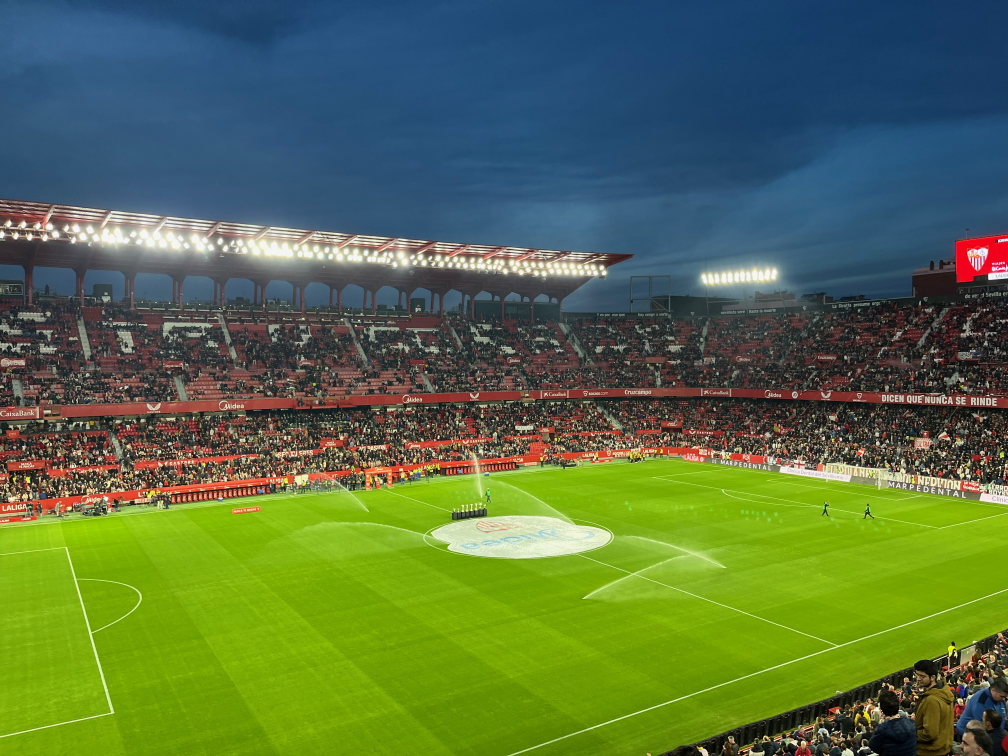
#> input picture test_images/IMG_2636.jpeg, 4032 x 3024 px (shown at 1/4 size)
$ python homography.py
#> lines starting #> are read from the running program, lines starting #| are printed output that depends on the picture; after the words box and inside, x2 and y2 are one past the last pixel; in counts of white or black regions, pixels touching at a corner belong together
## Be able to upload two images and get the homography matrix and stitch them together

import argparse
import cv2
import numpy as np
import os

def get_keypoints(image, nfeatures=4000):
    if image is None:
        raise ValueError("Input image is empty (failed to load). Check the path.")
    greyscale_image = cv2.cvtColor(image, cv2.COLOR_BGR2GRAY)
    orb = cv2.ORB_create(nfeatures=nfeatures)
    kp = orb.detect(greyscale_image, None)
    print(f"Keypoints found: {len(kp)}")
    kp, des = orb.compute(greyscale_image, kp)
    kp = np.array([kp.pt for kp in kp])
    return kp, des


def match_keypoints(des1, des2, ratio=0.75):
    if des1 is None or des2 is None:
        raise ValueError("Descriptor extraction failed; no features found in one or both images.")
    bf = cv2.BFMatcher(cv2.NORM_HAMMING, crossCheck=False)
    matches_knn = bf.knnMatch(des1, des2, k=2)
    good = []
    for m_n in matches_knn:
        if len(m_n) < 2:
            continue
        m, n = m_n
        if m.distance < ratio * n.distance:
            good.append([m.queryIdx, n.trainIdx])
    good = np.array(good, dtype=np.int32)
    return good

## Simplified: using OpenCV's findHomography with RANSAC


def bounds(img1_shape, img2_shape, H):
    h1, w1 = img1_shape[:2]
    h2, w2 = img2_shape[:2]
    corners = np.array([[0,0], [w1-1,0], [w1-1, h1-1], [0, h1-1]], dtype=np.float64)
    corners = np.hstack([corners, np.ones((4,1))])
    warped = (H @ corners.T).T # Map corners to points in new plane
    warped_xy = warped[:, :2]/warped[:, 2:3] ## Normalize by last dimension such that everything is on the same plane again
    all_x = np.hstack([warped_xy[:,0], [0, w2-1]])
    all_y = np.hstack([warped_xy[:,1], [0, h2-1]])

    min_x = int(np.floor(all_x.min()))
    min_y = int(np.floor(all_y.min()))
    max_x = int(np.ceil(all_x.max()))
    max_y = int(np.ceil(all_y.max()))

    W = max_x - min_x + 1
    Hh = max_y - min_y + 1

    # translation to keep everything positive on canvas
    T = np.array([[1,0,-min_x],[0,1,-min_y],[0,0,1]], dtype=np.float64)
    return (W, Hh), T, (min_x, min_y)


def warp_to_canvas(img_src, H, canvas_size, T):
    H_canvas = T @ H                  # include translation
    warped = cv2.warpPerspective(img_src, H_canvas, canvas_size)
    mask = cv2.warpPerspective(np.ones(img_src.shape[:2], np.uint8)*255, H_canvas, canvas_size)
    return warped, mask
def paste_reference(img_ref, canvas_size, offset):
    W, Hh = canvas_size
    tx, ty = offset  # can be negative
    h_r, w_r = img_ref.shape[:2]

    # 1) intersection on the canvas
    x_start = max(0, tx)
    x_end   = min(W, tx + w_r)
    y_start = max(0, ty)
    y_end   = min(Hh, ty + h_r)

    out  = np.zeros((Hh, W, 3), dtype=np.uint8)
    mask = np.zeros((Hh, W), dtype=np.uint8)

    # 2) empty intersection? nothing to paste
    if x_end <= x_start or y_end <= y_start:
        return out, mask

    # 3) map back to ref-image coordinates
    ref_x0 = x_start - tx
    ref_x1 = x_end   - tx
    ref_y0 = y_start - ty
    ref_y1 = y_end   - ty

    # 4) paste
    out[y_start:y_end, x_start:x_end] = img_ref[ref_y0:ref_y1, ref_x0:ref_x1]
    mask[y_start:y_end, x_start:x_end] = 255
    return out, mask

def simple_blend(warped_img, warped_mask, ref_img_on_canvas, ref_mask):
    # where both valid → average, else take valid
    out = warped_img.copy()
    both = (warped_mask>0) & (ref_mask>0)
    only_ref = (warped_mask==0) & (ref_mask>0)
    out[only_ref] = ref_img_on_canvas[only_ref]
    out[both] = ((out[both].astype(np.float32) + ref_img_on_canvas[both].astype(np.float32)) * 0.5).astype(np.uint8)
    return out


## Removed combine() for simplicity


def stitch_images(img1_bgr, img2_bgr, nfeatures: int = 4000, ratio: float = 0.75, ransac_thresh: float = 3.0):
    """Stitch two BGR images and return the stitched BGR image."""
    kp1, des1 = get_keypoints(img1_bgr, nfeatures=nfeatures)
    kp2, des2 = get_keypoints(img2_bgr, nfeatures=nfeatures)
    matches = match_keypoints(des1, des2, ratio=ratio)
    if len(matches) < 4:
        raise ValueError("Not enough good matches to estimate a homography.")
    src = kp1[matches[:, 0]].astype(np.float32)
    dst = kp2[matches[:, 1]].astype(np.float32)

    H, mask = cv2.findHomography(src, dst, method=cv2.RANSAC, ransacReprojThreshold=ransac_thresh)
    if H is None:
        raise RuntimeError("Homography estimation failed.")

    canvas_size, T, offset = bounds(img1_bgr.shape, img2_bgr.shape, H)
    W, Hh = canvas_size

    warped1, mask1 = warp_to_canvas(img1_bgr, H, (W, Hh), T)
    ref2_on_canvas, mask2 = paste_reference(img2_bgr, (W, Hh), offset)
    stitched = simple_blend(warped1, mask1, ref2_on_canvas, mask2)
    return stitched


def main():
    ap = argparse.ArgumentParser()
    script_dir = os.path.dirname(__file__)
    default_img1 = os.path.join(script_dir, "test_images", "IMG_2636.jpeg")
    default_img2 = os.path.join(script_dir, "test_images", "IMG_2637.jpeg")
    ap.add_argument("image1", nargs="?", default=default_img1, help="Path to first image")
    ap.add_argument("image2", nargs="?", default=default_img2, help="Path to second image")
    ap.add_argument("-o", "--output", default="stitched_output.png", help="Output image path")
    ap.add_argument("--features", type=int, default=4000, help="Number of ORB features")
    ap.add_argument("--ratio", type=float, default=0.75, help="Lowe's ratio for KNN match filtering")
    ap.add_argument("--ransac", type=float, default=3.0, help="RANSAC reprojection threshold (pixels)")
    args = ap.parse_args()

    img1_bgr = cv2.imread(args.image1, cv2.IMREAD_COLOR)
#> img1_bgr is the input picture: shape (3024, 4032, 3); mean B, G, R 69.4, 111.1, 87.5
    img2_bgr = cv2.imread(args.image2, cv2.IMREAD_COLOR)
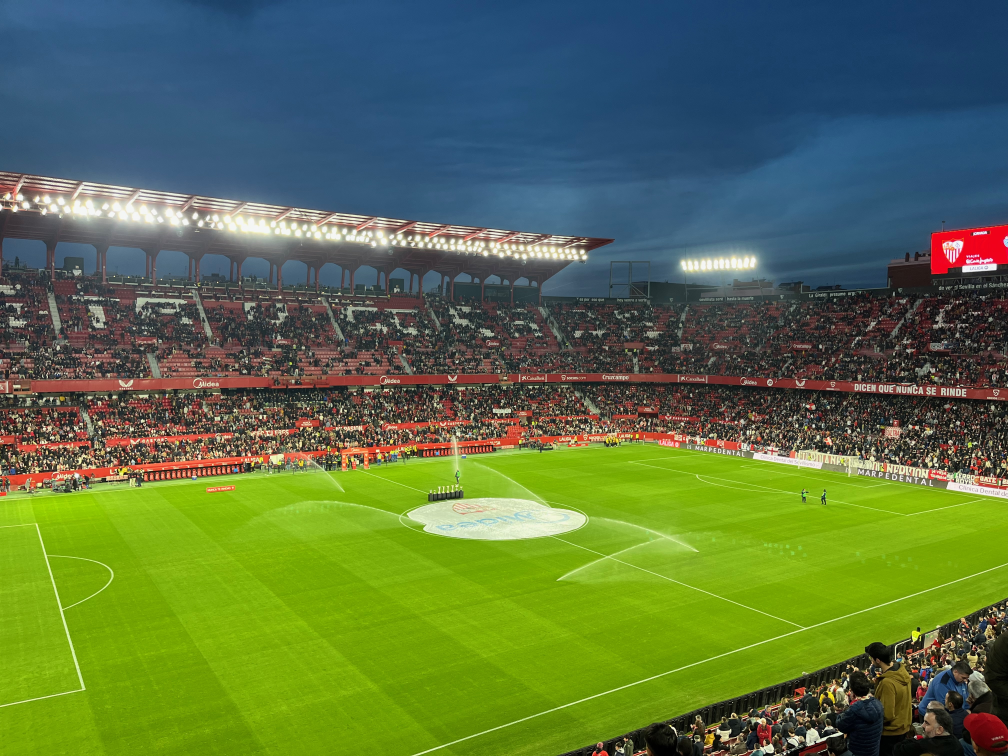
#> input picture test_images/IMG_2637.jpeg, 4032 x 3024 px (shown at 1/4 size)
#> img2_bgr is the input picture: shape (3024, 4032, 3); mean B, G, R 69.1, 113.2, 90.8
    if img1_bgr is None:
        raise FileNotFoundError(f"Failed to load image1: {args.image1}")
    if img2_bgr is None:
        raise FileNotFoundError(f"Failed to load image2: {args.image2}")

    stitched = stitch_images(img1_bgr, img2_bgr, nfeatures=args.features, ratio=args.ratio, ransac_thresh=args.ransac)
#> in get_keypoints, `kp = orb.detect(greyscale_image, None)`: kp = 4000 keypoints; strongest (x, y, size): (3797, 2722, 31), (339, 2054, 31), (3533, 2747, 31), (3819, 2733, 31)
#| Keypoints found: 4000
#> in get_keypoints, `kp = np.array([kp.pt for kp in kp])`: kp = 4000 pairs, first value 31 to 4000, second value 895.8 to 2989
#> in stitch_images, `kp1, des1 = get_keypoints(img1_bgr, nfeatures=nfeatures)`: kp1 has the same summary as kp in get_keypoints
#> call 2 of get_keypoints, with nfeatures = 4000
#> in get_keypoints (call 2), `greyscale_image = cv2.cvtColor(image, cv2.COLOR_BGR2GRAY)`:
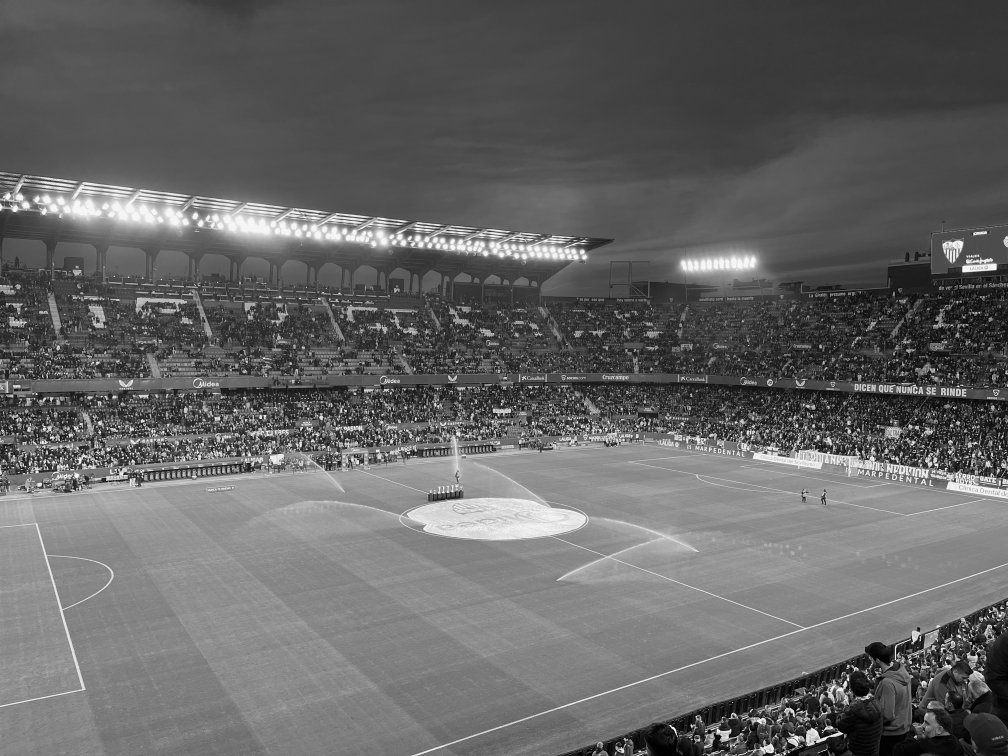
#> greyscale_image: shape (3024, 4032) (shown at 1/4 size); min 0, max 255, mean 101.5
#> in get_keypoints (call 2), `kp = orb.detect(greyscale_image, None)`: kp = 4000 keypoints; strongest (x, y, size): (219, 1961, 31), (3878, 2547, 31), (3875, 2543, 31), (1976, 1742, 31)
#| Keypoints found: 4000
#> in get_keypoints (call 2), `kp = np.array([kp.pt for kp in kp])`: kp = 4000 pairs, first value 32 to 3998, second value 820 to 2990
#> in stitch_images, `kp2, des2 = get_keypoints(img2_bgr, nfeatures=nfeatures)`: kp2 has the same summary as kp in get_keypoints
#> in match_keypoints, `matches_knn = bf.knnMatch(des1, des2, k=2)`: matches_knn = 4000 matches
#> after the loop in match_keypoints, `for m_n in matches_knn:`: good = 995 pairs, first value 0 to 3991, second value 1 to 3992
#> in stitch_images, `matches = match_keypoints(des1, des2, ratio=ratio)`: matches has the same summary as good in match_keypoints
#> in stitch_images, `src = kp1[matches[:, 0]].astype(np.float32)`: src = 995 pairs, first value 112.3 to 3998, second value 1028.4 to 2989
#> in stitch_images, `dst = kp2[matches[:, 1]].astype(np.float32)`: dst = 995 pairs, first value 47.52 to 3995, second value 1042.1 to 2978
#> in stitch_images, `H, mask = cv2.findHomography(src, dst, method=cv2.RANSAC, ransacReproj..`: H = [[1.05, -0.00255, -127.6], [0.033, 1.04, -152.5], [9.98e-06, 7.67e-06, 1]]; mask = 995 values, max 1 at index 4, min 0 at index 0, mean 0.305
#> in bounds, `warped = (H @ corners.T).T`: warped = [[-127.6, -152.5, 1], [4115.4, -19.62, 1.04], [4107.7, 3128.6, 1.06], [-135.3, 2995.7, 1.02]]
#> in bounds, `warped_xy = warped[:, :2]/warped[:, 2:3]`: warped_xy = [[-127.6, -152.5], [3956.3, -18.87], [3862.8, 2942.1], [-132.2, 2927.8]]
#> in bounds, `all_x = np.hstack([warped_xy[:,0], [0, w2-1]])`: all_x = [-127.6, 3956.3, 3862.8, -132.2, 0, 4031]
#> in bounds, `all_y = np.hstack([warped_xy[:,1], [0, h2-1]])`: all_y = [-152.5, -18.87, 2942.1, 2927.8, 0, 3023]
#> in bounds, `min_x = int(np.floor(all_x.min()))`: min_x = -133
#> in bounds, `min_y = int(np.floor(all_y.min()))`: min_y = -153
#> in bounds, `max_x = int(np.ceil(all_x.max()))`: max_x = 4031
#> in bounds, `max_y = int(np.ceil(all_y.max()))`: max_y = 3023
#> in bounds, `W = max_x - min_x + 1`: W = 4165
#> in bounds, `Hh = max_y - min_y + 1`: Hh = 3177
#> in bounds, `T = np.array([[1,0,-min_x],[0,1,-min_y],[0,0,1]], dtype=np.float64)`: T = [[1, 0, 133], [0, 1, 153], [0, 0, 1]]
#> in stitch_images, `canvas_size, T, offset = bounds(img1_bgr.shape, img2_bgr.shape, H)`: canvas_size = (4165, 3177); T = [[1, 0, 133], [0, 1, 153], [0, 0, 1]]; offset = (-133, -153)
#> in stitch_images, `W, Hh = canvas_size`: W = 4165; Hh = 3177
#> in warp_to_canvas, `H_canvas = T @ H`: H_canvas = [[1.05, -0.00153, 5.4], [0.0345, 1.04, 0.48], [9.98e-06, 7.67e-06, 1]]
#> in warp_to_canvas, `mask = cv2.warpPerspective(np.ones(img_src.shape[:2], np.uint8)*255, H..`:
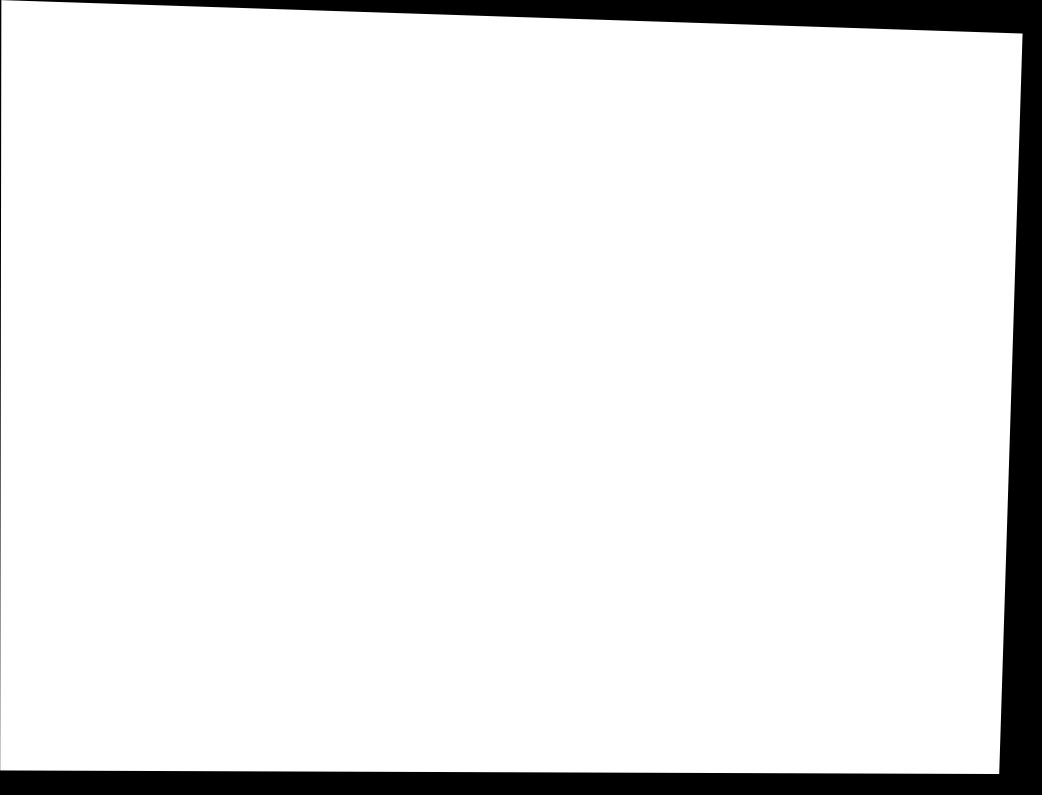
#> mask: shape (3177, 4165) (shown at 1/4 size); min 0, max 255, mean 235.3
#> in paste_reference, `tx, ty = offset`: tx = -133; ty = -153
#> in paste_reference, `x_start = max(0, tx)`: x_start = 0
#> in paste_reference, `x_end   = min(W, tx + w_r)`: x_end = 3899
#> in paste_reference, `y_start = max(0, ty)`: y_start = 0
#> in paste_reference, `y_end   = min(Hh, ty + h_r)`: y_end = 2871
#> in paste_reference, `ref_x0 = x_start - tx`: ref_x0 = 133
#> in paste_reference, `ref_x1 = x_end   - tx`: ref_x1 = 4032
#> in paste_reference, `ref_y0 = y_start - ty`: ref_y0 = 153
#> in paste_reference, `ref_y1 = y_end   - ty`: ref_y1 = 3024
#> in stitch_images, `ref2_on_canvas, mask2 = paste_reference(img2_bgr, (W, Hh), offset)`:
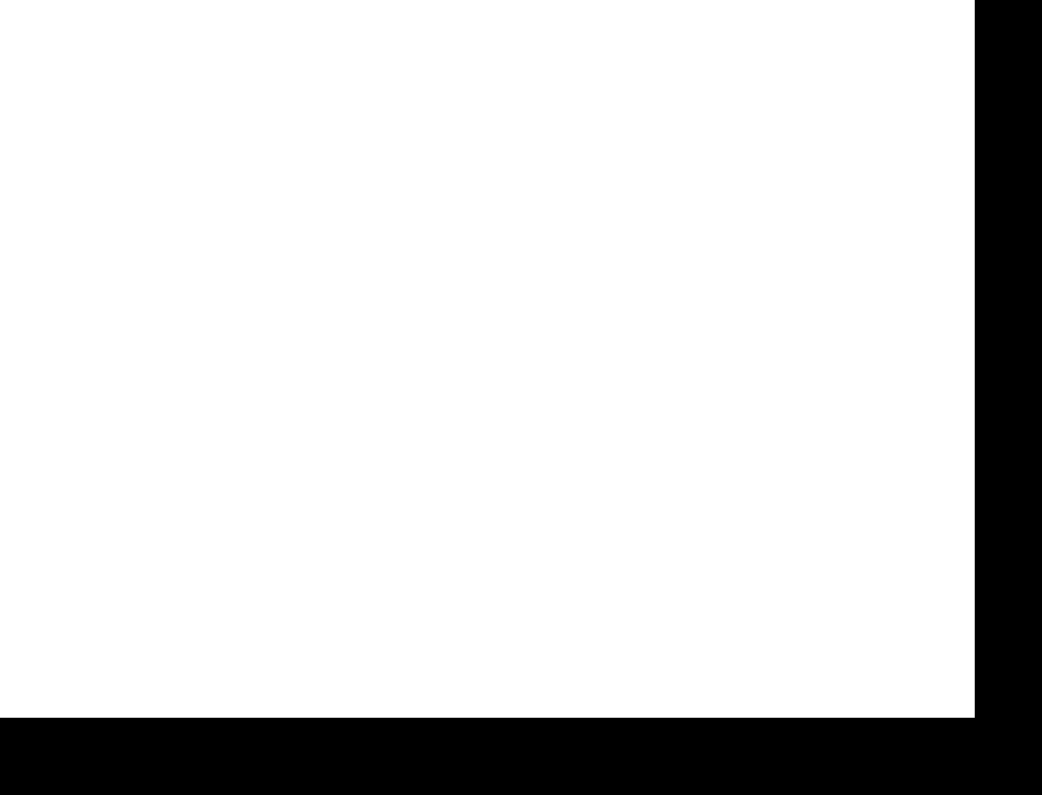
#> mask2: shape (3177, 4165) (shown at 1/4 size); 84.6% white; 1 black region, box (x1, y1, x2, y2) and area: (0, 0, 4165, 3177) 2038176
#> in simple_blend, `both = (warped_mask>0) & (ref_mask>0)`: both: shape (3177, 4165) bool; 82.7% white; 1 black region, box (x1, y1, x2, y2) and area: (0, 0, 4165, 3177) 2293942
#> in simple_blend, `only_ref = (warped_mask==0) & (ref_mask>0)`: only_ref: shape (3177, 4165) bool; 1.9% white; 2 white regions, box (x1, y1, x2, y2) and area: (23, 0, 3899, 127) 247901, (0, 0, 5, 2871) 7865
#> in simple_blend, `out[both] = ((out[both].astype(np.float32) + ref_img_on_canvas[both].a..`:
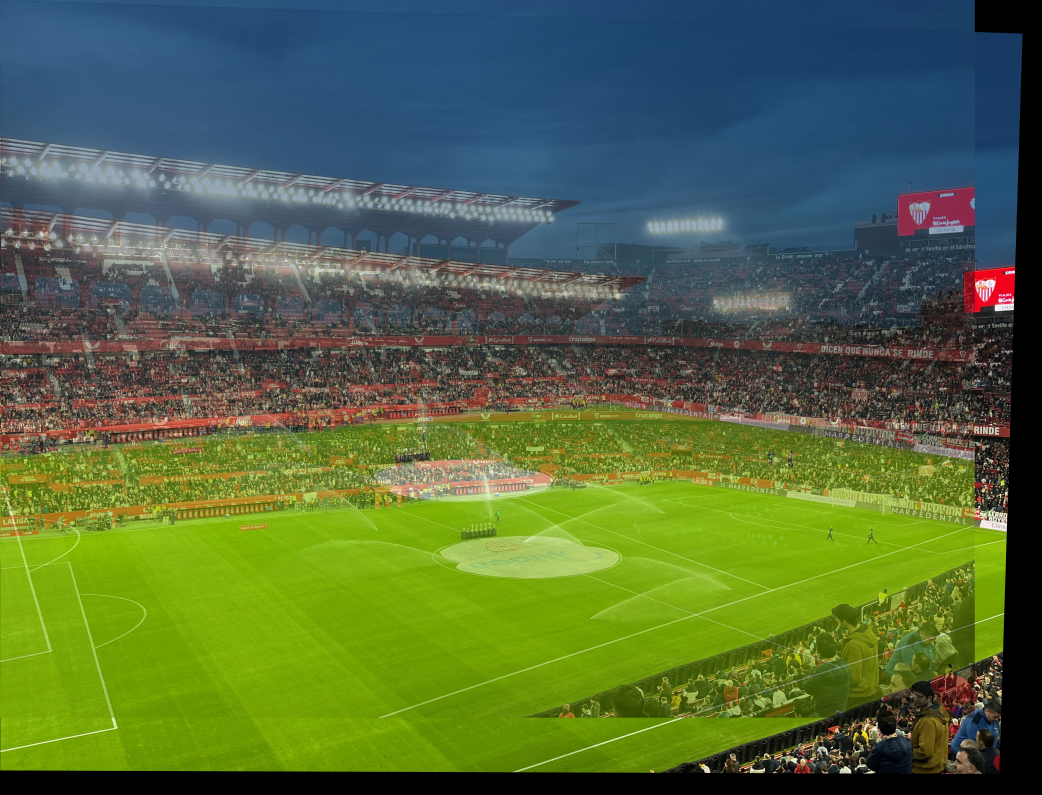
#> out: shape (3177, 4165, 3) (shown at 1/4 size); mean B, G, R 63, 105.7, 84.2
    ok = cv2.imwrite(args.output, stitched)
    if not ok:
        raise RuntimeError(f"Failed to write output image: {args.output}")
    print(f"Wrote {args.output}")
if __name__ == "__main__":
    main()
